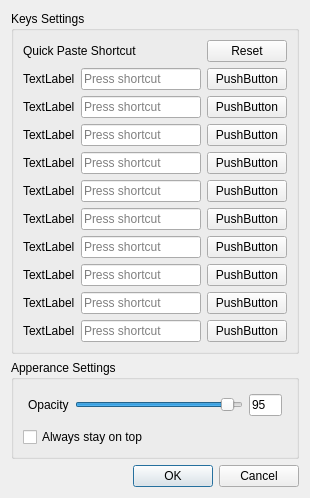
<?xml version="1.0" encoding="UTF-8"?>
<ui version="4.0">
 <class>settings</class>
 <widget class="QDialog" name="settings">
  <property name="geometry">
   <rect>
    <x>0</x>
    <y>0</y>
    <width>310</width>
    <height>399</height>
   </rect>
  </property>
  <property name="windowTitle">
   <string>Settings</string>
  </property>
  <layout class="QVBoxLayout" name="verticalLayout">
   <item>
    <layout class="QVBoxLayout" name="opacity">
     <item>
      <widget class="QGroupBox" name="hotkey_group">
       <property name="title">
        <string>Keys Settings</string>
       </property>
       <layout class="QVBoxLayout" name="verticalLayout_2">
        <item>
         <layout class="QHBoxLayout" name="key_title" stretch="1,0">
          <item>
           <widget class="QLabel" name="key_title_text">
            <property name="text">
             <string>Quick Paste Shortcut</string>
            </property>
           </widget>
          </item>
          <item>
           <widget class="QPushButton" name="key_reset_button">
            <property name="text">
             <string>Reset</string>
            </property>
           </widget>
          </item>
         </layout>
        </item>
        <item>
         <layout class="QHBoxLayout" name="hotkey_1">
          <item>
           <widget class="QLabel" name="hotkey_text_1">
            <property name="text">
             <string>TextLabel</string>
            </property>
           </widget>
          </item>
          <item>
           <widget class="QKeySequenceEdit" name="key_seq_1"/>
          </item>
          <item>
           <widget class="QPushButton" name="hotkey_button_1">
            <property name="text">
             <string>PushButton</string>
            </property>
           </widget>
          </item>
         </layout>
        </item>
        <item>
         <layout class="QHBoxLayout" name="hotkey_2">
          <item>
           <widget class="QLabel" name="hotkey_text_2">
            <property name="text">
             <string>TextLabel</string>
            </property>
           </widget>
          </item>
          <item>
           <widget class="QKeySequenceEdit" name="key_seq_2"/>
          </item>
          <item>
           <widget class="QPushButton" name="hotkey_button_2">
            <property name="text">
             <string>PushButton</string>
            </property>
           </widget>
          </item>
         </layout>
        </item>
        <item>
         <layout class="QHBoxLayout" name="hotkey_3">
          <item>
           <widget class="QLabel" name="hotkey_text_3">
            <property name="text">
             <string>TextLabel</string>
            </property>
           </widget>
          </item>
          <item>
           <widget class="QKeySequenceEdit" name="key_seq_3"/>
          </item>
          <item>
           <widget class="QPushButton" name="hotkey_button_3">
            <property name="text">
             <string>PushButton</string>
            </property>
           </widget>
          </item>
         </layout>
        </item>
        <item>
         <layout class="QHBoxLayout" name="hotkey_4">
          <item>
           <widget class="QLabel" name="hotkey_text_4">
            <property name="text">
             <string>TextLabel</string>
            </property>
           </widget>
          </item>
          <item>
           <widget class="QKeySequenceEdit" name="key_seq_4"/>
          </item>
          <item>
           <widget class="QPushButton" name="hotkey_button_4">
            <property name="text">
             <string>PushButton</string>
            </property>
           </widget>
          </item>
         </layout>
        </item>
        <item>
         <layout class="QHBoxLayout" name="hotkey_5">
          <item>
           <widget class="QLabel" name="hotkey_text_5">
            <property name="text">
             <string>TextLabel</string>
            </property>
           </widget>
          </item>
          <item>
           <widget class="QKeySequenceEdit" name="key_seq_5"/>
          </item>
          <item>
           <widget class="QPushButton" name="hotkey_button_5">
            <property name="text">
             <string>PushButton</string>
            </property>
           </widget>
          </item>
         </layout>
        </item>
        <item>
         <layout class="QHBoxLayout" name="hotkey_6">
          <item>
           <widget class="QLabel" name="hotkey_text_6">
            <property name="text">
             <string>TextLabel</string>
            </property>
           </widget>
          </item>
          <item>
           <widget class="QKeySequenceEdit" name="key_seq_6"/>
          </item>
          <item>
           <widget class="QPushButton" name="hotkey_button_6">
            <property name="text">
             <string>PushButton</string>
            </property>
           </widget>
          </item>
         </layout>
        </item>
        <item>
         <layout class="QHBoxLayout" name="hotkey_7">
          <item>
           <widget class="QLabel" name="hotkey_text_7">
            <property name="text">
             <string>TextLabel</string>
            </property>
           </widget>
          </item>
          <item>
           <widget class="QKeySequenceEdit" name="key_seq_7"/>
          </item>
          <item>
           <widget class="QPushButton" name="hotkey_button_7">
            <property name="text">
             <string>PushButton</string>
            </property>
           </widget>
          </item>
         </layout>
        </item>
        <item>
         <layout class="QHBoxLayout" name="hotkey_8">
          <item>
           <widget class="QLabel" name="hotkey_text_8">
            <property name="text">
             <string>TextLabel</string>
            </property>
           </widget>
          </item>
          <item>
           <widget class="QKeySequenceEdit" name="key_seq_8"/>
          </item>
          <item>
           <widget class="QPushButton" name="hotkey_button_8">
            <property name="text">
             <string>PushButton</string>
            </property>
           </widget>
          </item>
         </layout>
        </item>
        <item>
         <layout class="QHBoxLayout" name="hotkey_9">
          <item>
           <widget class="QLabel" name="hotkey_text_9">
            <property name="text">
             <string>TextLabel</string>
            </property>
           </widget>
          </item>
          <item>
           <widget class="QKeySequenceEdit" name="key_seq_9"/>
          </item>
          <item>
           <widget class="QPushButton" name="hotkey_button_9">
            <property name="text">
             <string>PushButton</string>
            </property>
           </widget>
          </item>
         </layout>
        </item>
        <item>
         <layout class="QHBoxLayout" name="hotkey_0">
          <item>
           <widget class="QLabel" name="hotkey_text_0">
            <property name="text">
             <string>TextLabel</string>
            </property>
           </widget>
          </item>
          <item>
           <widget class="QKeySequenceEdit" name="key_seq_0"/>
          </item>
          <item>
           <widget class="QPushButton" name="hotkey_button_0">
            <property name="text">
             <string>PushButton</string>
            </property>
           </widget>
          </item>
         </layout>
        </item>
       </layout>
      </widget>
     </item>
    </layout>
   </item>
   <item>
    <widget class="QGroupBox" name="app_group">
     <property name="title">
      <string>Apperance Settings</string>
     </property>
     <layout class="QVBoxLayout" name="verticalLayout_3">
      <item>
       <layout class="QHBoxLayout" name="opacity_container" stretch="1,5,1">
        <property name="leftMargin">
         <number>5</number>
        </property>
        <property name="topMargin">
         <number>5</number>
        </property>
        <property name="rightMargin">
         <number>5</number>
        </property>
        <property name="bottomMargin">
         <number>5</number>
        </property>
        <item>
         <widget class="QLabel" name="opacity_text">
          <property name="text">
           <string>Opacity</string>
          </property>
         </widget>
        </item>
        <item>
         <widget class="QSlider" name="opacity_slider">
          <property name="minimum">
           <number>1</number>
          </property>
          <property name="maximum">
           <number>100</number>
          </property>
          <property name="value">
           <number>95</number>
          </property>
          <property name="orientation">
           <enum>Qt::Horizontal</enum>
          </property>
         </widget>
        </item>
        <item>
         <widget class="QLineEdit" name="opacity_value">
          <property name="text">
           <string>95</string>
          </property>
         </widget>
        </item>
       </layout>
      </item>
      <item>
       <layout class="QHBoxLayout" name="switch_container">
        <item>
         <widget class="QCheckBox" name="stay_on_top">
          <property name="text">
           <string>Always stay on top</string>
          </property>
         </widget>
        </item>
       </layout>
      </item>
     </layout>
    </widget>
   </item>
   <item>
    <widget class="QDialogButtonBox" name="button_box">
     <property name="orientation">
      <enum>Qt::Horizontal</enum>
     </property>
     <property name="standardButtons">
      <set>QDialogButtonBox::Cancel|QDialogButtonBox::Ok</set>
     </property>
    </widget>
   </item>
  </layout>
 </widget>
 <resources/>
 <connections>
  <connection>
   <sender>button_box</sender>
   <signal>accepted()</signal>
   <receiver>settings</receiver>
   <slot>accept()</slot>
   <hints>
    <hint type="sourcelabel">
     <x>248</x>
     <y>254</y>
    </hint>
    <hint type="destinationlabel">
     <x>157</x>
     <y>274</y>
    </hint>
   </hints>
  </connection>
  <connection>
   <sender>button_box</sender>
   <signal>rejected()</signal>
   <receiver>settings</receiver>
   <slot>reject()</slot>
   <hints>
    <hint type="sourcelabel">
     <x>316</x>
     <y>260</y>
    </hint>
    <hint type="destinationlabel">
     <x>286</x>
     <y>274</y>
    </hint>
   </hints>
  </connection>
 </connections>
</ui>
